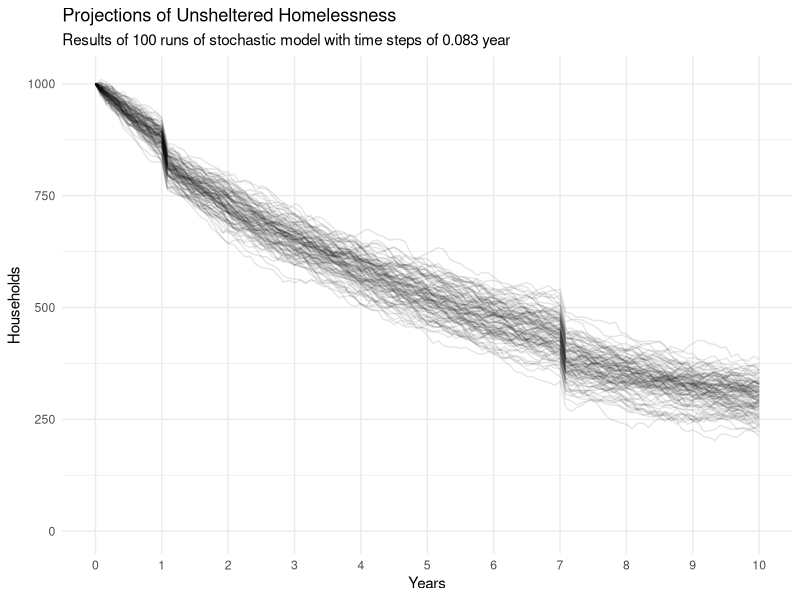

Source code (R):
## Simple homeless system model
## Using stochastic differential equations

# Model contains four compartments
# U = unsheltered
# S = temporary shelter (e.g., emergency shelter, transitional housing)
# P = permanent housing (e.g., rapid rehousing, permanent supportive housing)
# O = other housing in the community
# Because shelter and housing have fixed capacities, their inflows/outflows cancel out
# As a result, only the system inflow and system outflow need to be modeled,
# with system outflow being proportional to the conditions of U, S, and P

# Model makes simplified assumptions about adding permanent housing units:
# - Lease up is happens within a single time step
# - Added permanent housing reduces unsheltered homelessness immediately
# - Utilization is 100%

rm(list = ls(all = TRUE))  # resets R to fresh

library(dplyr)
library(tidyr)
library(ggplot2)

set.seed(78324)
tend <- 10         # years to model
delta_t <- 1/12    # time steps
niter <- 100       # iterations of stochastic model
stochastic <- TRUE # TRUE for stochastic, FALSE for deterministic


#### Initial conditions ####
U_0 <- 1000 #unsheltered households
S_0 <- 150  #households in shelter/temporary housing
P_0 <- 350  #households in permanent housing within homelessness response system
O_0 <- 0    #households placed in other permanent housing (outside of system)

#### Additional units ####
p_new <- data.frame(units = c(50,50), #new permanent housing units added (not cumulative)
                    year = c(1,7)) #year new units are added

#### Model parameters ####

## Inflow
alpha <- 300 #fixed inflow rate per year

## Outflow 
# Rates of flow in years^{-1} (inverse of avg LOS)
u_out <- 365/180
s_out <- 365/90
p_out <- 365/720

# Percent of exits to other community housing
u_pct_o <- 0.1
s_pct_o <- 0.2
p_pct_o <- 0.6

# Final outflow parameters
beta_u <- u_out * u_pct_o
beta_s <- s_out * s_pct_o
beta_p <- p_out * p_pct_o


#### Stochastic Model ####
# Credit for approach and significant chunks of code to: Sherry Towers
# http://sherrytowers.com/2016/02/06/stochastic-compartmental-modelling-with-stochastic-differential-equations-2/

niter2 <- if(stochastic) niter else 1 # FALSE = only one iteration

zstate <- list()
i <- 1L
for (iter in 1:niter2){
  time <- 0
  vstate <- c(U_0, S_0, P_0, O_0)
  
  # State changes: http://sherrytowers.com/2016/01/02/stochastic-compartmental-modelling/#step2
  K <- length(vstate)  # number of compartments
  J <- 4               # number of possible state changes
  lambda <- matrix(0,nrow=J,ncol=length(vstate))
  lambda[1,] <- c(1,0,0,0)
  lambda[2,] <- c(-1,0,0,1)
  lambda[3,] <- c(-1,0,0,1)
  lambda[4,] <- c(-1,0,0,1)
  
  while(vstate[1] > 0 & time < (tend + delta_t)) {
    time <- round(time / delta_t, 0) * delta_t #fix rounding errors
    zstate[[i]] <- c(vstate, time, iter)
    U <- vstate[1]
    S <- vstate[2]
    P <- vstate[3]
    O <- vstate[4]
    vec_p <- c(alpha, 
              beta_u*U,
              beta_s*S,
              beta_p*P)
    
    G_t <- lambda
    for (irow in 1:nrow(G_t)){
      G_t[irow,] <- G_t[irow,]*sqrt(vec_p[irow])
    }
    G <- t(G_t)
    W <- rnorm(ncol(G)) * stochastic # TRUE coerced to 1, FALSE coerced to 0
    
    # Stochastic changes
    delta_U <- delta_t*(alpha - beta_u*U - beta_s*S - beta_p*P) + sqrt(delta_t)*sum(G[1,]*W)
    delta_O <- delta_t*(beta_u*U + beta_s*S + beta_p*P)         + sqrt(delta_t)*sum(G[4,]*W)
    
    # Non-stochastic changes
    delta_S <- 0
    delta_P <- if(time %in% p_new$year) p_new$units[p_new$year == time] else 0
    
    vstate[1] <- vstate[1] + delta_U - delta_P #combine stochastic and non-stochastic changes
    vstate[2] <- vstate[2] + delta_S 
    vstate[3] <- vstate[3] + delta_P 
    vstate[4] <- vstate[4] + delta_O 
    
    vstate[vstate<0] <- 0
    i <- i + 1
    time <- time + delta_t
  }
  cat("Iteration:", iter, niter, " ", time, vstate, "\n")
}

smodel <- data.frame(matrix(unlist(zstate), ncol = 6, byrow = TRUE))
colnames(smodel) <- c("U", "S", "P", "O", "time", "iter")

#### Plot results ####
subtitle <- if(stochastic) {
  paste("Results of", niter, "runs of stochastic model with time steps of", round(delta_t,3), "year")
} else { paste("Results of deterministic model with time steps of", round(delta_t,3), "year")}
alpha <- if(stochastic) 0.1 else 1

ggplot(smodel, aes(x = time, y = U, group = iter)) +
  geom_line(alpha = alpha) +
  scale_x_continuous(breaks = seq(0, 10, 1)) +
  expand_limits(y = 0) +
  labs(title = "Projections of Unsheltered Homelessness",
       subtitle = subtitle,
       x = "Years",
       y = "Households") +
  theme_minimal() +
  theme(panel.grid.minor.x = element_blank())
